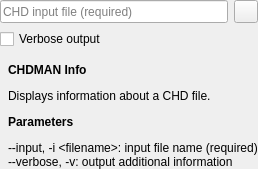
          <widget class="QWidget" name="pageInfo">
           <layout class="QGridLayout" name="gridLayoutPageInfo">
            <property name="margin">
             <number>0</number>
            </property>
            <item row="0" column="0" colspan="2">
             <widget class="QFrame" name="frameInfo">
              <layout class="QGridLayout" name="gridLayoutFrameInfo">
               <property name="margin">
                <number>0</number>
               </property>
               <item row="0" column="1">
                <widget class="QToolButton" name="toolButtonBrowseInfoInputFile">
                 <property name="sizePolicy">
                  <sizepolicy hsizetype="Fixed" vsizetype="Minimum">
                   <horstretch>0</horstretch>
                   <verstretch>0</verstretch>
                  </sizepolicy>
                 </property>
                 <property name="icon">
                  <iconset resource="qchdman.qrc">
                   <normaloff>:/images/fileopen.png</normaloff>:/images/fileopen.png</iconset>
                 </property>
                </widget>
               </item>
               <item row="0" column="0">
                <widget class="QLineEdit" name="lineEditInfoInputFile">
                 <property name="sizePolicy">
                  <sizepolicy hsizetype="Expanding" vsizetype="Minimum">
                   <horstretch>0</horstretch>
                   <verstretch>0</verstretch>
                  </sizepolicy>
                 </property>
                 <property name="toolTip">
                  <string>CHD input file (--input)</string>
                 </property>
                 <property name="placeholderText">
                  <string>CHD input file (required)</string>
                 </property>
                </widget>
               </item>
               <item row="1" column="0">
                <widget class="QCheckBox" name="checkBoxInfoVerbose">
                 <property name="toolTip">
                  <string>Output additional information (--verbose)</string>
                 </property>
                 <property name="text">
                  <string>Verbose output</string>
                 </property>
                </widget>
               </item>
              </layout>
             </widget>
            </item>
            <item row="1" column="0" colspan="2">
             <widget class="QLabel" name="labelInfoHelp">
              <property name="text">
               <string>&lt;p&gt;
&lt;b&gt;CHDMAN Info&lt;/b&gt;
&lt;/p&gt;
Displays information about a CHD file.
&lt;p&gt;
&lt;b&gt;Parameters&lt;/b&gt;
&lt;/p&gt;
&lt;p&gt;
--input, -i &amp;lt;filename&amp;gt;: input file name (required)&lt;br&gt;
--verbose, -v: output additional information
&lt;/p&gt;</string>
              </property>
              <property name="alignment">
               <set>Qt::AlignLeading|Qt::AlignLeft|Qt::AlignTop</set>
              </property>
              <property name="wordWrap">
               <bool>true</bool>
              </property>
              <property name="margin">
               <number>8</number>
              </property>
              <property name="indent">
               <number>8</number>
              </property>
             </widget>
            </item>
            <item row="2" column="0" colspan="2">
             <spacer name="verticalSpacerInfo">
              <property name="orientation">
               <enum>Qt::Vertical</enum>
              </property>
              <property name="sizeHint" stdset="0">
               <size>
                <width>20</width>
                <height>0</height>
               </size>
              </property>
             </spacer>
            </item>
           </layout>
          </widget>
